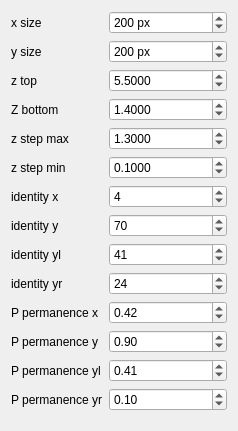
               <widget class="QWidget" name="scrollAreaWidgetContents_2">
                <property name="geometry">
                 <rect>
                  <x>0</x>
                  <y>0</y>
                  <width>238</width>
                  <height>431</height>
                 </rect>
                </property>
                <layout class="QGridLayout" name="gridLayout_6">
                 <item row="0" column="0">
                  <layout class="QFormLayout" name="formLayout">
                   <property name="fieldGrowthPolicy">
                    <enum>QFormLayout::AllNonFixedFieldsGrow</enum>
                   </property>
                   <item row="0" column="0">
                    <widget class="QLabel" name="lbl_mxf1_x">
                     <property name="sizePolicy">
                      <sizepolicy hsizetype="Preferred" vsizetype="Expanding">
                       <horstretch>0</horstretch>
                       <verstretch>0</verstretch>
                      </sizepolicy>
                     </property>
                     <property name="text">
                      <string>x size</string>
                     </property>
                    </widget>
                   </item>
                   <item row="0" column="1">
                    <widget class="QSpinBox" name="mkxml_xsize">
                     <property name="sizePolicy">
                      <sizepolicy hsizetype="Preferred" vsizetype="Fixed">
                       <horstretch>0</horstretch>
                       <verstretch>0</verstretch>
                      </sizepolicy>
                     </property>
                     <property name="suffix">
                      <string> px</string>
                     </property>
                     <property name="minimum">
                      <number>1</number>
                     </property>
                     <property name="maximum">
                      <number>999999999</number>
                     </property>
                     <property name="value">
                      <number>200</number>
                     </property>
                    </widget>
                   </item>
                   <item row="1" column="0">
                    <widget class="QLabel" name="lbl_mxf1_y">
                     <property name="sizePolicy">
                      <sizepolicy hsizetype="Preferred" vsizetype="Expanding">
                       <horstretch>0</horstretch>
                       <verstretch>0</verstretch>
                      </sizepolicy>
                     </property>
                     <property name="text">
                      <string>y size</string>
                     </property>
                    </widget>
                   </item>
                   <item row="1" column="1">
                    <widget class="QSpinBox" name="mkxml_ysize">
                     <property name="suffix">
                      <string> px</string>
                     </property>
                     <property name="minimum">
                      <number>1</number>
                     </property>
                     <property name="maximum">
                      <number>999999999</number>
                     </property>
                     <property name="value">
                      <number>200</number>
                     </property>
                    </widget>
                   </item>
                   <item row="2" column="0">
                    <widget class="QLabel" name="lbl_mxf1_topValue">
                     <property name="sizePolicy">
                      <sizepolicy hsizetype="Preferred" vsizetype="Expanding">
                       <horstretch>0</horstretch>
                       <verstretch>0</verstretch>
                      </sizepolicy>
                     </property>
                     <property name="text">
                      <string>z top</string>
                     </property>
                    </widget>
                   </item>
                   <item row="2" column="1">
                    <widget class="QDoubleSpinBox" name="mkxml_z_top">
                     <property name="decimals">
                      <number>4</number>
                     </property>
                     <property name="maximum">
                      <double>999.000000000000000</double>
                     </property>
                     <property name="singleStep">
                      <double>0.000100000000000</double>
                     </property>
                     <property name="value">
                      <double>5.500000000000000</double>
                     </property>
                    </widget>
                   </item>
                   <item row="3" column="0">
                    <widget class="QLabel" name="lbl_mxf1_bottomValue">
                     <property name="sizePolicy">
                      <sizepolicy hsizetype="Preferred" vsizetype="Expanding">
                       <horstretch>0</horstretch>
                       <verstretch>0</verstretch>
                      </sizepolicy>
                     </property>
                     <property name="text">
                      <string>Z bottom</string>
                     </property>
                    </widget>
                   </item>
                   <item row="3" column="1">
                    <widget class="QDoubleSpinBox" name="mkxml_z_bottom">
                     <property name="decimals">
                      <number>4</number>
                     </property>
                     <property name="maximum">
                      <double>999.000000000000000</double>
                     </property>
                     <property name="singleStep">
                      <double>0.000100000000000</double>
                     </property>
                     <property name="value">
                      <double>1.400000000000000</double>
                     </property>
                    </widget>
                   </item>
                   <item row="4" column="0">
                    <widget class="QLabel" name="lbl_mkxml_z_step_max">
                     <property name="sizePolicy">
                      <sizepolicy hsizetype="Preferred" vsizetype="Expanding">
                       <horstretch>0</horstretch>
                       <verstretch>0</verstretch>
                      </sizepolicy>
                     </property>
                     <property name="text">
                      <string>z step max</string>
                     </property>
                    </widget>
                   </item>
                   <item row="4" column="1">
                    <widget class="QDoubleSpinBox" name="mkxml_z_step_max">
                     <property name="decimals">
                      <number>4</number>
                     </property>
                     <property name="maximum">
                      <double>999.000000000000000</double>
                     </property>
                     <property name="singleStep">
                      <double>0.000100000000000</double>
                     </property>
                     <property name="value">
                      <double>1.300000000000000</double>
                     </property>
                    </widget>
                   </item>
                   <item row="5" column="0">
                    <widget class="QLabel" name="lbl_mkxml_z_step_min">
                     <property name="sizePolicy">
                      <sizepolicy hsizetype="Preferred" vsizetype="Expanding">
                       <horstretch>0</horstretch>
                       <verstretch>0</verstretch>
                      </sizepolicy>
                     </property>
                     <property name="text">
                      <string>z step min</string>
                     </property>
                    </widget>
                   </item>
                   <item row="5" column="1">
                    <widget class="QDoubleSpinBox" name="mkxml_z_step_min">
                     <property name="decimals">
                      <number>4</number>
                     </property>
                     <property name="maximum">
                      <double>999.000000000000000</double>
                     </property>
                     <property name="singleStep">
                      <double>0.000100000000000</double>
                     </property>
                     <property name="value">
                      <double>0.100000000000000</double>
                     </property>
                    </widget>
                   </item>
                   <item row="6" column="0">
                    <widget class="QLabel" name="lbl_mxf1_minIdentity">
                     <property name="sizePolicy">
                      <sizepolicy hsizetype="Preferred" vsizetype="Expanding">
                       <horstretch>0</horstretch>
                       <verstretch>0</verstretch>
                      </sizepolicy>
                     </property>
                     <property name="text">
                      <string>identity x</string>
                     </property>
                    </widget>
                   </item>
                   <item row="6" column="1">
                    <widget class="QSpinBox" name="mkxml_identity_x">
                     <property name="value">
                      <number>4</number>
                     </property>
                    </widget>
                   </item>
                   <item row="7" column="0">
                    <widget class="QLabel" name="lbl_mxf1_maxIdentity">
                     <property name="sizePolicy">
                      <sizepolicy hsizetype="Preferred" vsizetype="Expanding">
                       <horstretch>0</horstretch>
                       <verstretch>0</verstretch>
                      </sizepolicy>
                     </property>
                     <property name="font">
                      <font>
                       <pointsize>9</pointsize>
                      </font>
                     </property>
                     <property name="frameShape">
                      <enum>QFrame::NoFrame</enum>
                     </property>
                     <property name="text">
                      <string>identity y</string>
                     </property>
                    </widget>
                   </item>
                   <item row="7" column="1">
                    <widget class="QSpinBox" name="mkxml_identity_y">
                     <property name="value">
                      <number>70</number>
                     </property>
                    </widget>
                   </item>
                   <item row="8" column="0">
                    <widget class="QLabel" name="label_2">
                     <property name="text">
                      <string>identity yl</string>
                     </property>
                    </widget>
                   </item>
                   <item row="8" column="1">
                    <widget class="QSpinBox" name="mkxml_identity_yl">
                     <property name="value">
                      <number>41</number>
                     </property>
                    </widget>
                   </item>
                   <item row="9" column="0">
                    <widget class="QLabel" name="label_3">
                     <property name="text">
                      <string>identity yr</string>
                     </property>
                    </widget>
                   </item>
                   <item row="9" column="1">
                    <widget class="QSpinBox" name="mkxml_identity_yr">
                     <property name="value">
                      <number>24</number>
                     </property>
                    </widget>
                   </item>
                   <item row="10" column="0">
                    <widget class="QLabel" name="lbl_mxf1_layerPermHorizontal">
                     <property name="sizePolicy">
                      <sizepolicy hsizetype="Preferred" vsizetype="Expanding">
                       <horstretch>0</horstretch>
                       <verstretch>0</verstretch>
                      </sizepolicy>
                     </property>
                     <property name="text">
                      <string>P permanence x</string>
                     </property>
                    </widget>
                   </item>
                   <item row="10" column="1">
                    <widget class="QDoubleSpinBox" name="mkxml_p_permanence_x">
                     <property name="value">
                      <double>0.420000000000000</double>
                     </property>
                    </widget>
                   </item>
                   <item row="11" column="0">
                    <widget class="QLabel" name="label_4">
                     <property name="sizePolicy">
                      <sizepolicy hsizetype="Preferred" vsizetype="Expanding">
                       <horstretch>0</horstretch>
                       <verstretch>0</verstretch>
                      </sizepolicy>
                     </property>
                     <property name="text">
                      <string>P permanence y</string>
                     </property>
                    </widget>
                   </item>
                   <item row="11" column="1">
                    <widget class="QDoubleSpinBox" name="mkxml_p_permanence_y">
                     <property name="value">
                      <double>0.900000000000000</double>
                     </property>
                    </widget>
                   </item>
                   <item row="12" column="0">
                    <widget class="QLabel" name="label_5">
                     <property name="text">
                      <string>P permanence yl</string>
                     </property>
                    </widget>
                   </item>
                   <item row="12" column="1">
                    <widget class="QDoubleSpinBox" name="mkxml_p_permanence_yl">
                     <property name="value">
                      <double>0.410000000000000</double>
                     </property>
                    </widget>
                   </item>
                   <item row="13" column="0">
                    <widget class="QLabel" name="label_6">
                     <property name="text">
                      <string>P permanence yr</string>
                     </property>
                    </widget>
                   </item>
                   <item row="13" column="1">
                    <widget class="QDoubleSpinBox" name="mkxml_p_permanence_yr">
                     <property name="value">
                      <double>0.100000000000000</double>
                     </property>
                    </widget>
                   </item>
                  </layout>
                 </item>
                </layout>
               </widget>
